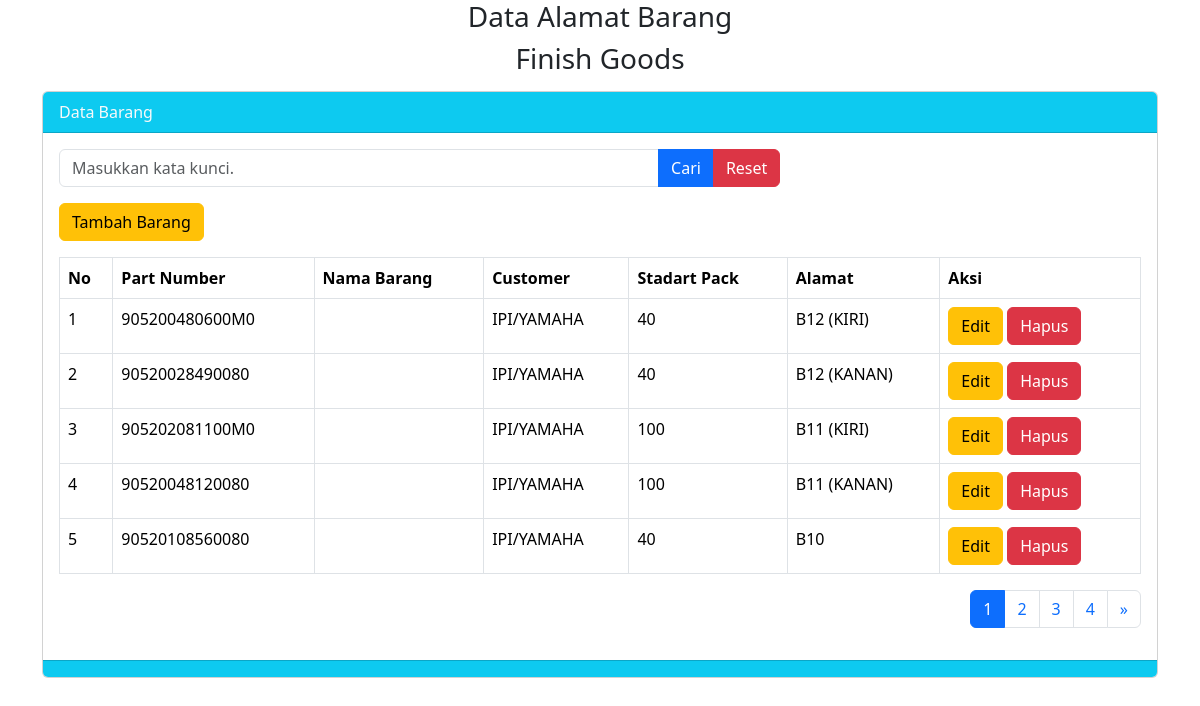
The page / on the database its author committed.
### tables this page shows
CREATE TABLE `tbbarang` (
  `id_barang` int(15) NOT NULL,
  `part_number` varchar(25) NOT NULL,
  `nama` varchar(100) NOT NULL,
  `customer` varchar(100) NOT NULL,
  `standart_pack` varchar(15) NOT NULL,
  `alamat` varchar(70) NOT NULL
);

### index.php (the view, shortened to what this page needs)
    <?php
    $server = "localhost";
    $user = "root";
    $password = "rahasia";
    $database = "dbfgstore";
    $koneksi = mysqli_connect($server, $user, $password, $database) or die(mysqli_error($koneksi));
    ?>
<!doctype html>
<html lang="en">
  <head>
    <link href="https://cdn.jsdelivr.net/npm/bootstrap@5.3.3/dist/css/bootstrap.min.css" rel="stylesheet">
  </head>
  <body>
    <div class="container">
        <h3 class="text-center">Data Alamat Barang</h3>
        <h3 class="text-center">Finish Goods</h3>
        <div class="card mt-3">
        <div class="card-header bg-info text-light">
        Data Barang
        </div>
          <div class="card-body">
            <div class="col-md-8">
                <form method="POST">
                <div class="input-group mb-3">
                    <input type="text" name="tcari" value="<?= @$_POST['tcari']?>" class="form-control" placeholder="Masukkan kata kunci.">
                    <button class="btn btn-primary" type="submit" name="bcari">Cari</button>
                    <button class="btn btn-danger" type="reset" name="breset2">Reset</button>
                </div>
                <a href="tampil.php" class="btn btn-warning" >Tambah Barang</a>
                </form>
            </div>
            <table class="table table-stripped table-hover table-bordered">
                <tr>
                    <th>No</th>
                    <th>Part Number</th>
                    <th>Nama Barang</th>
                    <th>Customer</th>
                    <th>Stadart Pack</th>
                    <th>Alamat</th>
                    <th>Aksi</th>
                </tr>
                <?php
                if(isset($_POST['bcari'])) {
                    $keyword = $_POST['tcari'];
                    $_SESSION['tcari'] = $keyword;
                    $q = "SELECT * FROM tbbarang WHERE part_number LIKE '%$keyword%' OR customer LIKE '%$keyword%' OR
                    alamat LIKE '%$keyword%' ORDER BY id_barang desc";
                } else {
                    $jumlahdataperhalaman = 5;
                    $b = mysqli_query($koneksi, "SELECT * FROM tbbarang");
                    $jumlahdata = mysqli_num_rows($b);
                    $jumlahhalaman = ceil($jumlahdata/$jumlahdataperhalaman);
                    $halamanaktif = (isset($_GET['halaman']) ? $_GET['halaman'] : 1);
                    $awaldata = ($jumlahdataperhalaman * $halamanaktif) - $jumlahdataperhalaman;
                    $jumlahlink = 3;
                    if($halamanaktif > $jumlahlink) {
                        $startnumber = $halamanaktif - $jumlahlink;
                    } else {
                        $startnumber = 1;
                    }
                    if($halamanaktif < ($jumlahhalaman - $jumlahlink)) {
                        $endnumber = $halamanaktif + $jumlahlink;
                    } else {
                        $endnumber = $jumlahhalaman;
                    }
                    $q = "SELECT * FROM tbbarang order by id_barang desc limit $awaldata, $jumlahdataperhalaman";
                }
                $tampil = mysqli_query($koneksi, $q );
                while ($data = mysqli_fetch_array($tampil)) :
                ?>
                <tr>
                    <td><?= $awaldata += 1?></td>
                    <td><?= $data['part_number']?></td>
                    <td><?= $data['nama']?></td>
                    <td><?= $data['customer']?></td>
                    <td><?= $data['standart_pack']?></td>
                    <td><?= $data['alamat']?></td>
                    <td>
                        <a href="tampil.php?hal=edit&id=<?= $data['id_barang']?>" class="btn btn-warning">Edit</a>
                        <a href="tampil.php?hal=hapus&id=<?= $data['id_barang']?>" class="btn btn-danger" onclick="return confirm('Apakah anda yakin akan menghapus data ini?')">Hapus</a>
                    </td>
                </tr>
                <?php endwhile; ?>
            </table>
            <div class="mt-2 justify-content-end d-flex">
                            <nav aria-label="Page navigation example">
                <ul class="pagination">
                    <?php for ($i = $startnumber; $i<= $endnumber; $i++) :?>
                    <?php if ($i == $halamanaktif) :?>
                        <li class="page-item active"><a class="page-link" href="?halaman=<?= $i ;?>"><?= $i ;?></a></li>
                    <?php else :?>
                        <li class="page-item"><a class="page-link" href="?halaman=<?= $i;?>"><?= $i;?></a></li>
                    <?php endif ;?>
                    <?php endfor;?>
                    <?php if ($halamanaktif < $jumlahhalaman ) :?>
                    <li class="page-item">
                    <a class="page-link" href="?halaman=<?= $halamanaktif + 1?>" aria-label="Next">
                        <span aria-hidden="true">&raquo;</span>
                    </a>
                    </li>
                    <?php endif;?>
                </ul>
                </nav>
            </div>
        </div>
        <div class="card-footer bg-info">
        </div>
        </div>
    </div>
  </body>
</html>

### rows shown on the page
tbbarang: awaldata "1", part_number "905200480600M0", customer "IPI/YAMAHA", standart_pack "40", alamat "B12 (KIRI)"
tbbarang: awaldata "2", part_number "90520028490080", customer "IPI/YAMAHA", standart_pack "40", alamat "B12 (KANAN)"
tbbarang: awaldata "3", part_number "905202081100M0", customer "IPI/YAMAHA", standart_pack "100", alamat "B11 (KIRI)"
tbbarang: awaldata "4", part_number "90520048120080", customer "IPI/YAMAHA", standart_pack "100", alamat "B11 (KANAN)"
tbbarang: awaldata "5", part_number "90520108560080", customer "IPI/YAMAHA", standart_pack "40", alamat "B10"
